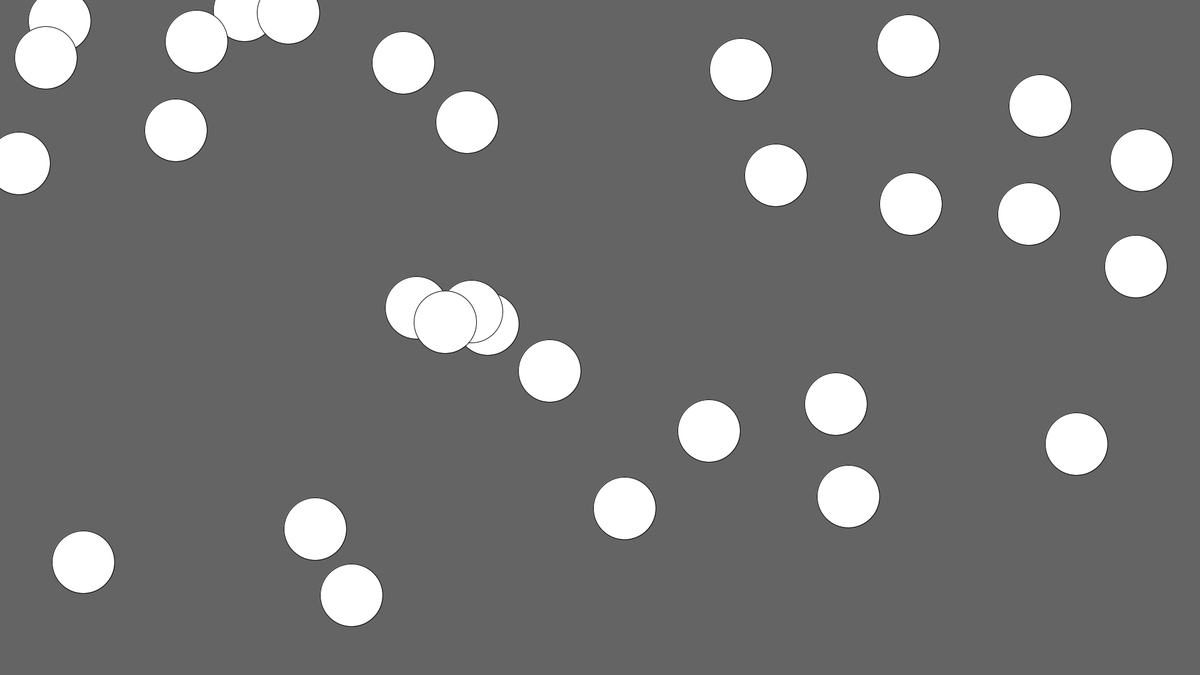
Frame 1 (no input)
Frame 60 (the mouse pressed at the canvas centre just before this capture): identical to frame 1, image omitted
Frame 120 (the mouse held since frame 60 and released just before this capture): identical to frame 1, image omitted

The Processing sketch that drew this single still picture (run headless with seeded random() and noise(); from frame 60 on, the mouse is pressed at the canvas centre):

// Processing sketch: gd105_week7_b
// ── gd105_week7_b.pde

int howMany = 30;
int[] xPos = new int[howMany];
int[] yPos = new int[howMany];
int size = 100;

void setup(){
 size(1920, 1080); 
 for (int i = 0; i < howMany; i++){
  xPos[i] = int(random(width));
  yPos[i] = int(random(height));
 }
}

void draw(){
  background(100);
  for (int i = 0; i < howMany; i++){
   ellipse(xPos[i], yPos[i], size, size);
  }
  
}

void mouseDragged(){
  
  for (int i = 0; i < howMany; i++){
   if (dist(mouseX, mouseY, xPos[i], yPos[i]) < size/2){
      xPos[i] = mouseX;
      yPos[i] = mouseY;
   }
  }
}
